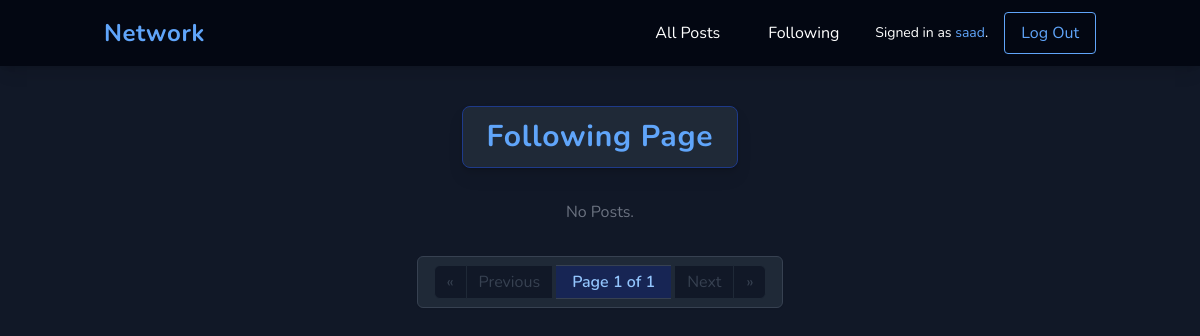
Page /following (signed in) on the earlier database version.
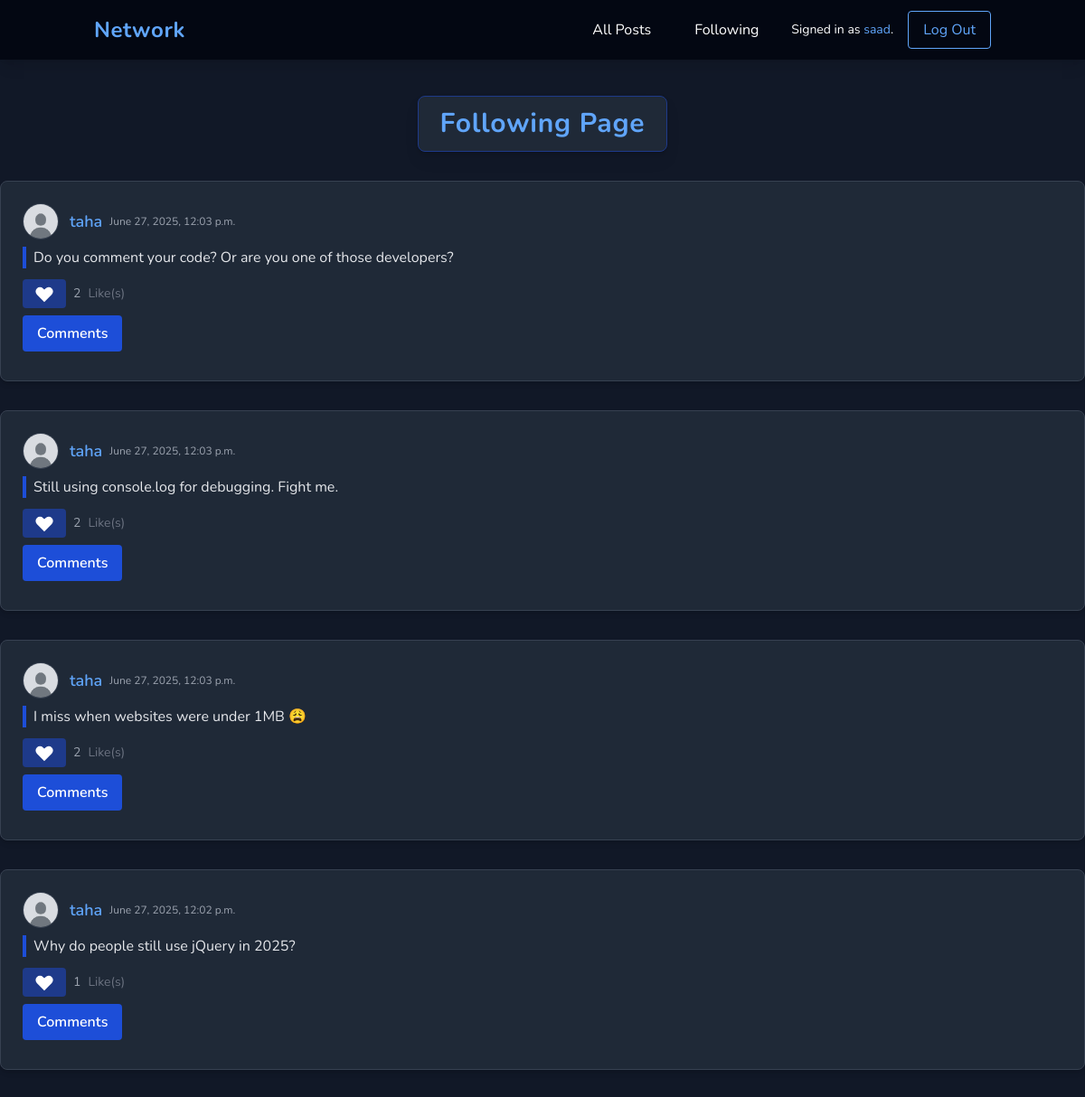
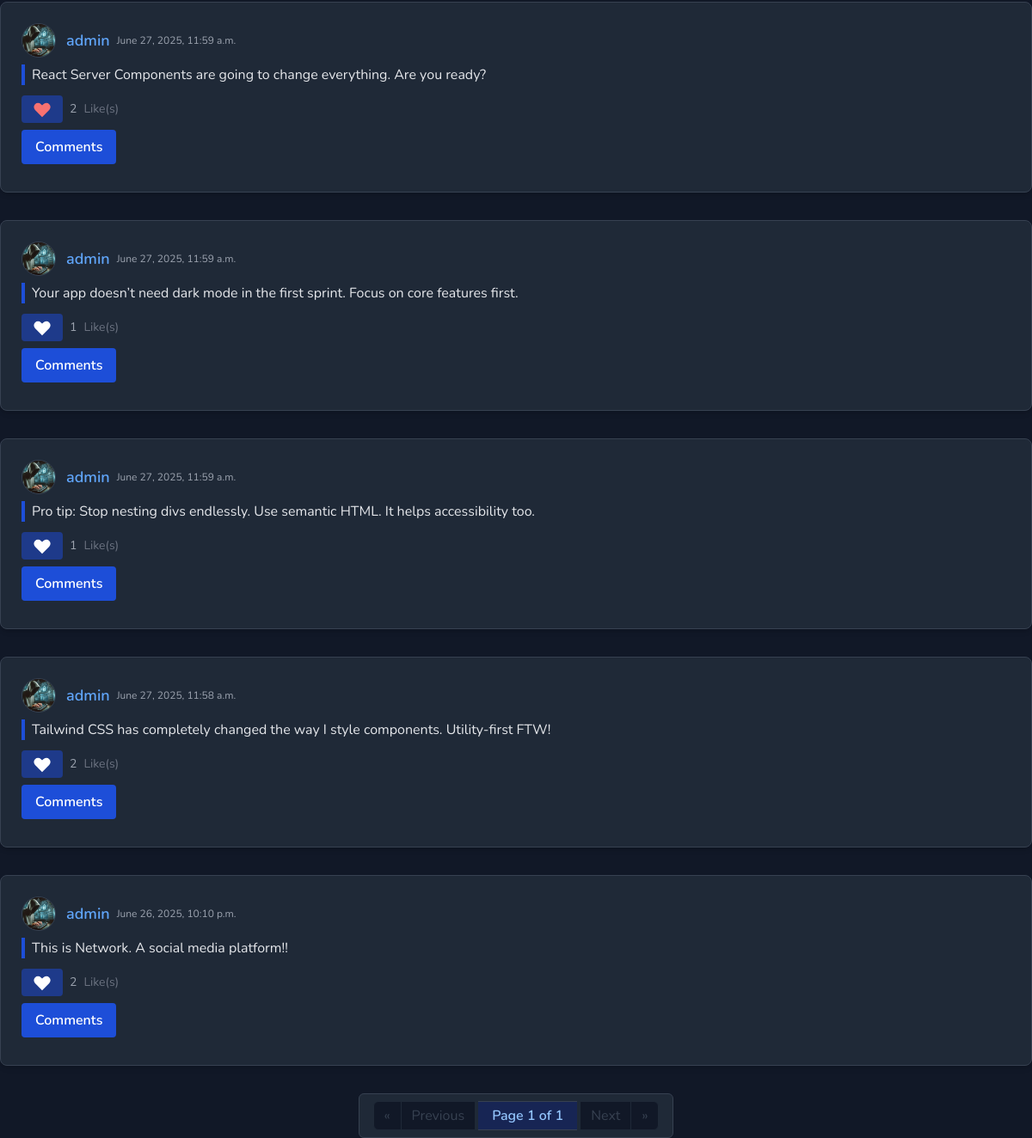
Same page on the later database version (2 pictures, top to bottom).
### network/models.py (models this page shows, shortened)
class Post(models.Model):
    creator = models.ForeignKey(User, on_delete=models.CASCADE, related_name="posts")
    postContent = models.CharField(max_length=1000, blank=False)
    created_at = models.DateTimeField(auto_now_add=True)
    liked_by = models.ManyToManyField(User, related_name="liked_posts", blank=True)

class User(AbstractUser):
    followers = models.ManyToManyField('self', related_name='following', symmetrical=False, blank=True)
    profile_picture = models.ImageField(blank=True, upload_to=user_directory_path)
    bio = models.CharField(blank=True, max_length=300)

### network/views.py (the view)
# urls.py: path("following", views.following, name="following"),
@login_required
def following(request):
    posts = Post.objects.none()
    for user in request.user.following.all():
        posts = posts | user.posts.all()
    page_obj = get_page_obj(request, posts.order_by('-created_at'))
    return render(request, 'network/following.html',{"page_obj":page_obj})

### network/util.py (called while the page is built)
def get_page_obj(request, posts):
    posts_list = posts
    paginator = Paginator(posts_list, 10)
    page_number = request.GET.get('page')
    page_obj = paginator.get_page(page_number)
    return page_obj

### network/templates/network/following.html
{% extends "network/layout.html" %}
{% block body %}
<h1 class="text-3xl font-bold text-blue-400 text-center mt-10 mb-8 tracking-wide drop-shadow-lg">
    <span class="inline-block bg-gray-800 px-6 py-3 rounded-lg border border-blue-900 shadow">
        Following Page
    </span>
</h1>
{% include 'network/posts.html' %}
{% endblock body %}

### network/templates/network/posts.html (shortened to what the changed rows need)
{% load static %}
{% for post in page_obj %}
<div class="post bg-gray-800 rounded-lg shadow-md p-6 mb-8 border border-gray-700">
    <div class="flex items-center mb-2">
        {% if post.creator.profile_picture %}
        <img class="profile-pic-sm w-10 h-10 rounded-full object-cover mr-3 border border-gray-700" src="{{post.creator.profile_picture.url}}" alt="{{post.creator.username}}">
        {% else %}
        <img class="profile-pic-sm w-10 h-10 rounded-full object-cover mr-3 border border-gray-700" src="{% static 'network/defaultUserProfilePic.jpg' %}" alt="{{post.creator.username}}">
        {% endif %}
        <h5 class="text-lg font-semibold">
            <a class="user-link text-blue-400 hover:underline" href="{% url 'userProfile' post.creator.username %}">{{post.creator}}</a>
        </h5>
        <span class="ml-2 text-gray-400 text-xs">{{post.created_at}}</span>
    </div>
    <div class="post-content-{{post.id}} text-gray-200 mb-3 pl-2 border-l-4 border-blue-700">
        {{post.postContent}}
    </div>
    <div class="flex items-center space-x-2 mb-2">
        {% if user.is_authenticated %}
            {% if user in post.liked_by.all %}
            <button class="like-button bg-blue-900 hover:bg-blue-800 text-blue-300 px-3 py-1 rounded transition" data-like="false" data-postid="{{post.id}}">
                <svg xmlns="http://www.w3.org/2000/svg" class="h-6 w-6 text-red-400 group-hover:text-red-600 transition pointer-events-none" fill="currentColor" viewBox="0 0 20 20">
                    <path d="M3.172 5.172a4 4 0 015.656 0L10 6.343l1.172-1.171a4 4 0 115.656 5.656L10 17.657l-6.828-6.829a4 4 0 010-5.656z"/>
                </svg>
            </button>
            {% else %}
            <button class="like-button bg-blue-900 hover:bg-blue-800 text-blue-300 px-3 py-1 rounded transition" data-like="true" data-postid="{{post.id}}">
                <svg xmlns="http://www.w3.org/2000/svg" class="h-6 w-6 text-white group-hover:text-red-600 transition pointer-events-none" fill="currentColor" viewBox="0 0 20 20">
                    <path d="M3.172 5.172a4 4 0 015.656 0L10 6.343l1.172-1.171a4 4 0 115.656 5.656L10 17.657l-6.828-6.829a4 4 0 010-5.656z"/>
                </svg>
            </button>
            {% endif %}
        {% endif %}
        <div class="like-count-{{post.id}} text-sm text-gray-400 ml-2">{{post.liked_by.count}}</div>
        <span class="text-sm text-gray-500">Like(s)</span>
    </div>
    <button type="button"
        class="toggle-comment-section-btn bg-blue-700 hover:bg-blue-600 text-white font-semibold py-2 px-4 rounded transition mb-2"
        data-postid="{{post.id}}">
        Comments
    </button>
</div>
{% empty %}
<div class="text-center text-gray-500 mt-8">No Posts.</div>
{% endfor %}
<div class="flex justify-center mt-8">
    <nav class="inline-flex rounded-md shadow-sm bg-gray-800 px-4 py-2 border border-gray-700" aria-label="Pagination">
    </nav>
</div>

Differences in the rows shown:
added Post: creator "taha", created_at "June 27, 2025, 12:03 p.m.", postContent "Do you comment your code? Or are you one of those developers?", liked_by.count "2"
added Post: creator "taha", created_at "June 27, 2025, 12:03 p.m.", postContent "Still using console.log for debugging. Fight me.", liked_by.count "2"
added Post: creator "taha", created_at "June 27, 2025, 12:03 p.m.", postContent "I miss when websites were under 1MB 😩", liked_by.count "2"
added Post: creator "taha", created_at "June 27, 2025, 12:02 p.m.", postContent "Why do people still use jQuery in 2025?", liked_by.count "1"
added Post: creator.profile_picture (picture), creator "admin", created_at "June 27, 2025, 11:59 a.m.", postContent "React Server Components are going to change everything. Are you ready?", liked_by.count "2"
added Post: creator.profile_picture (picture), creator "admin", created_at "June 27, 2025, 11:59 a.m.", postContent "Your app doesn’t need dark mode in the first sprint. Focus on core features first.", liked_by.count "1"
added Post: creator.profile_picture (picture), creator "admin", created_at "June 27, 2025, 11:59 a.m.", postContent "Pro tip: Stop nesting divs endlessly. Use semantic HTML. It helps accessibility too.", liked_by.count "1"
added Post: creator.profile_picture (picture), creator "admin", created_at "June 27, 2025, 11:58 a.m.", postContent "Tailwind CSS has completely changed the way I style components. Utility-first FTW!", liked_by.count "2"
now on this page (row unchanged): Post: creator.profile_picture (picture), creator "admin", created_at "June 26, 2025, 10:10 p.m.", postContent "This is Network. A social media platform!!", liked_by.count "2"
Other differences:
text no longer shown: "No Posts."
